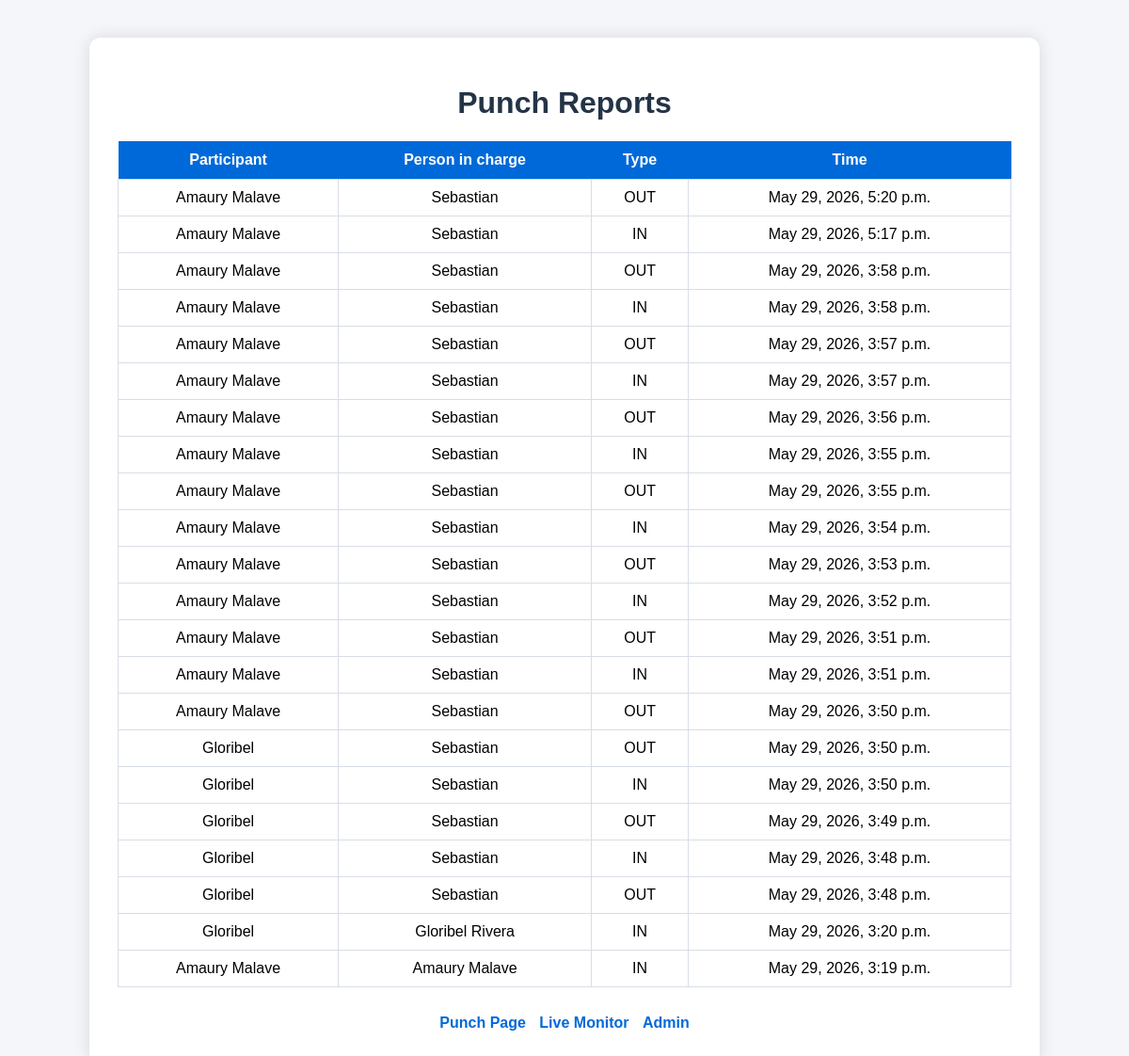
Page /reports/ on the earlier database version.
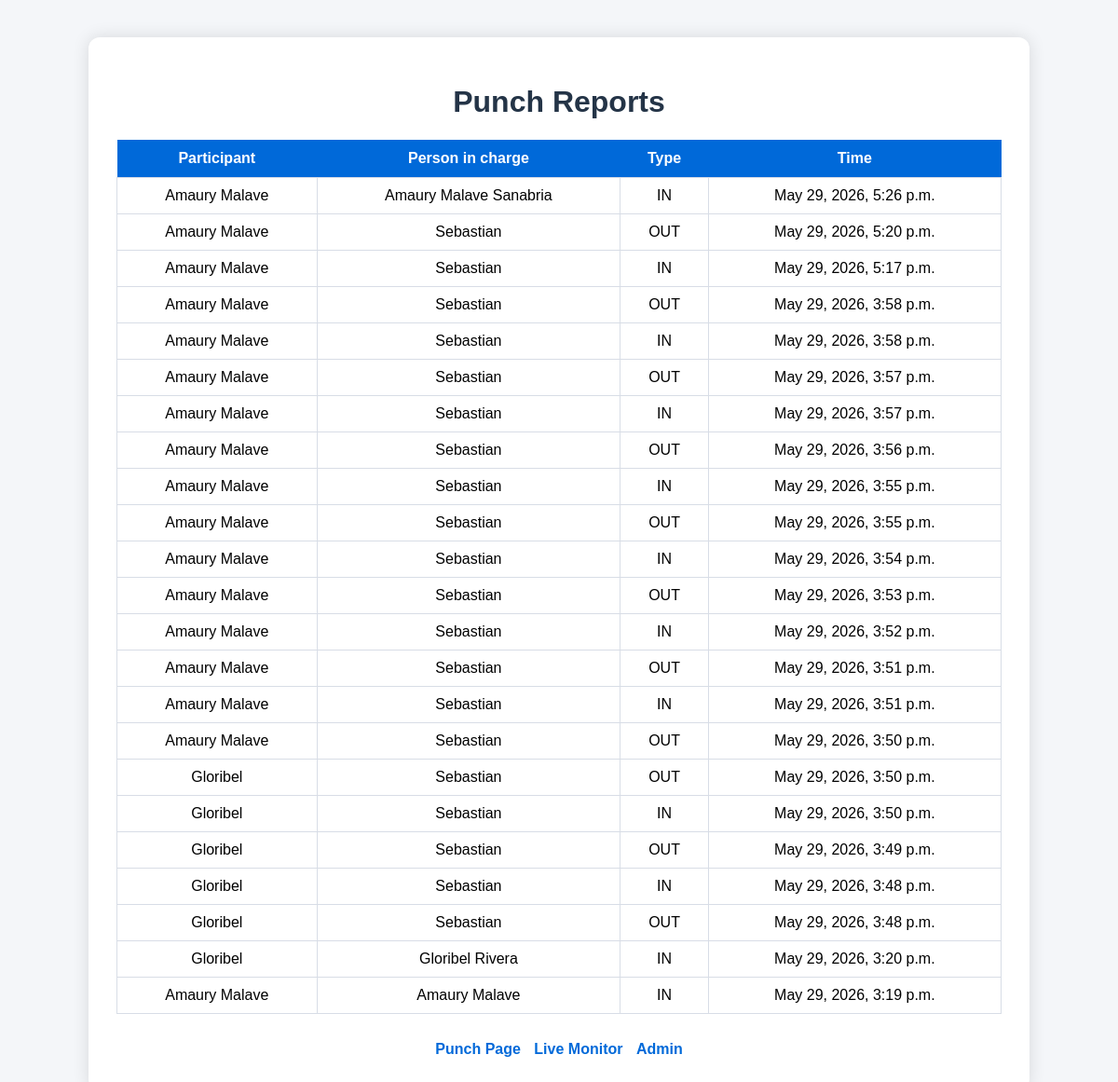
Same page on the later database version.
### attendance/models.py (models this page shows, shortened)
class Punch(models.Model):
    PUNCH_TYPES = [
        ("IN", "In"),
        ("OUT", "Out"),
    ]
    employee = models.ForeignKey(Employee, on_delete=models.CASCADE, related_name="punches")
    full_name = models.CharField(max_length=100)
    punch_type = models.CharField(max_length=3, choices=PUNCH_TYPES)
    timestamp = models.DateTimeField(auto_now_add=True)

class Employee(models.Model):
    username = models.CharField(max_length=50, unique=True)
    full_name = models.CharField(max_length=100)
    pin_hash = models.CharField(max_length=255)
    active = models.BooleanField(default=True)
    created_at = models.DateTimeField(auto_now_add=True)

### attendance/views.py (the view)
# urls.py: path('reports/', reports_view, name='reports'),
def reports_view(request):
    punches = Punch.objects.select_related("employee").order_by("-timestamp")
    return render(request, "attendance/reports.html", {
        "punches": punches,
    })

### attendance/templates/attendance/reports.html (shortened to what this page needs)
{% load static %}
<!DOCTYPE html>
<html>
<head>
    <link rel="stylesheet" href="{% static 'attendance/style.css' %}">
</head>
<body>
<div class="container wide">
    <h1>Punch Reports</h1>
    <table>
        <tr>
            <th>Participant</th>
            <th>Person in charge</th>
            <th>Type</th>
            <th>Time</th>
        </tr>
        {% for punch in punches %}
        <tr>
            <td>{{ punch.employee.full_name }}</td>
            <td>{{ punch.full_name }}</td>
            <td>{{ punch.punch_type }}</td>
            <td>{{ punch.timestamp }}</td>
        </tr>
        {% empty %}
        <tr>
            <td colspan="4">No punches yet.</td>
        </tr>
        {% endfor %}
    </table>
    <div class="links">
        <a href="/">Punch Page</a>
        <a href="/live/">Live Monitor</a>
        <a href="/admin/">Admin</a>
    </div>
</div>
</body>
</html>

Differences in the rows shown:
added Punch: employee.full_name "Amaury Malave", full_name "Amaury Malave Sanabria", punch_type "IN", timestamp "May 29, 2026, 5:26 p.m."
